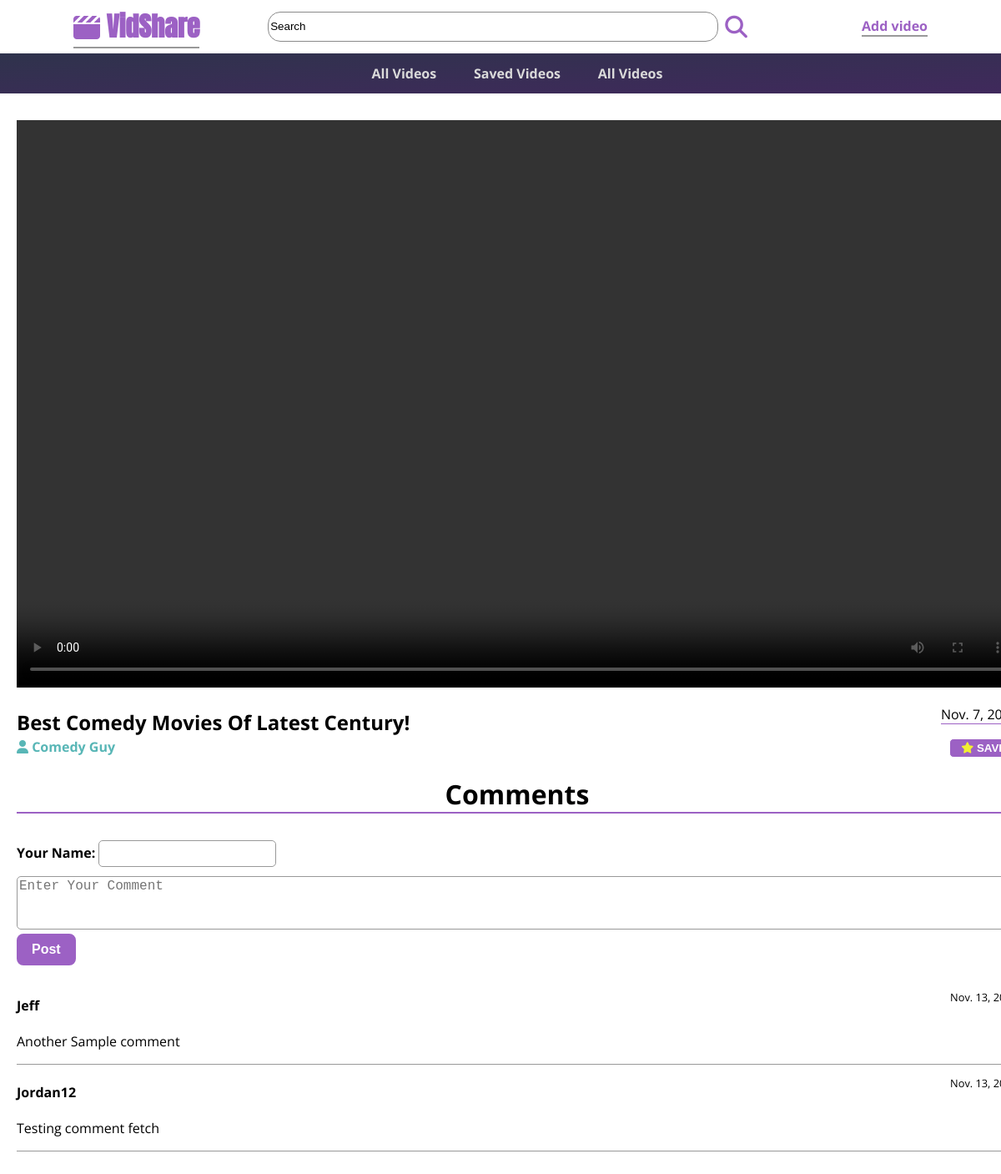
Screenshot of /all-posts/best-comedy-movies-of-latest-century with the database file from the repository.
### vidshare/models.py (models this page shows, shortened)
class Video(models.Model):
    video = models.FileField(upload_to='videos_uploaded',null=True,
validators=[FileExtensionValidator(allowed_extensions=['MOV','avi','mp4','webm','mkv'])])
    thumbnail = models.FileField(upload_to='thumbnails-uploads', null=True, validators=[FileExtensionValidator(allowed_extensions=['jpg', 'png', 'jpeg'])])
    date = models.DateField(auto_now_add=True)
    title = models.CharField(max_length=200)
    slug = models.SlugField(unique=True, db_index=True)
    author = models.ForeignKey(Author, on_delete=models.CASCADE, null=True, related_name='videos')
    category = models.ManyToManyField(Category, related_name='videos')

class Author(models.Model):
    first_name = models.CharField(max_length=100)
    last_name = models.CharField(max_length=100)
    email = models.EmailField()
    slug = models.SlugField(unique=True, db_index=True, null=True)
    category = models.ManyToManyField(Category, null=True)
    def __str__(self):
        return f"{self.first_name} {self.last_name}"

class Comment(models.Model):
    username = models.CharField(max_length=55)
    text = models.TextField(max_length=400)
    date = models.DateField(auto_now_add=True)
    video = models.ForeignKey(Video, on_delete=models.CASCADE, related_name="comments")

### vidshare/views.py (the view, shortened to what this page needs)
# urls.py: path('all-posts/<slug:slug>', views.DetailView.as_view(), name="detail-page"),
class DetailView(View):
    def get(self, request, slug):
        video = Video.objects.get(slug=slug)
        stored_videos = request.session.get("saved_videos")
        viewed_videos = request.session.get("viewed_videos")
        if viewed_videos is None or len(viewed_videos) < 1:
            viewed_videos = []
        context = {
            "main_video": video,
            "comment_form": CommentForm(),
            "comments": Comment.objects.all().filter(video__slug=slug).order_by("-id")
        }
        if slug not in viewed_videos:
            viewed_videos.append(slug)
            request.session["viewed_videos"] = viewed_videos
            context["viewed"] = False
        else:
            context["viewed"] = True
        if stored_videos is not None:
            context["is_stored"] = slug in stored_videos
        else:
            context["is_stored"] = False
        for category in video.category.all():
            context["recommended"] = Video.objects.all().filter(category__option=category).exclude(slug=slug)
        return render(request, 'vidshare/detail-page.html', context)

### vidshare/forms.py
class CommentForm(ModelForm):
    class Meta:
        model = Comment
        fields = ['username', 'text']
        labels = {
            "username": "Your Name",
            "text": "",
        }
        widgets = {
            'text': Textarea(attrs={'placeholder': 'Enter Your Comment'}),
        }

### vidshare/models.py (called while the page is built)
    def __str__(self):
        return self.option

### vidshare/templates/vidshare/detail-page.html (shortened to what this page needs)
{% extends 'base.html' %}
{% load static %}
{% block css_files %}
<link rel="stylesheet" href="{% static 'vidshare/page-detail.css' %}">
<link rel="stylesheet" href="{% static 'vidshare/video-include.css' %}">
<link rel="stylesheet" href="https://cdnjs.cloudflare.com/ajax/libs/font-awesome/6.2.0/css/all.min.css" />
{% endblock css_files %}
{% block content %}
<div class="video-block">
    <div class="main-video-block">
        <video class='vjs-matrix video-js main_video'
            width="1200"
            height="680"
            controls
            data-setup='={"playbackRates": [0.5, 1, 1.5, 2], "fluid": true'
            >
            <source src="/media/{{ main_video.video }}" type='video/mp4'>
        </video>
        <div class="main_description">
            <div class="title-date">
                <h2>{{ main_video.title }}</h2>
                <p>{{ main_video.date }}</p>
            </div>
            <div class="secondary">
                <h4><a href="{% url 'author-page' main_video.author.slug %}"><i class="fa-solid fa-user"></i>  {{ main_video.author }}</a></h4>
                <div class="buttons">
                    <div id="save-button">
                        <form action="{% url 'saved-videos' %}" method="POST">
                            <button>
                                {% if is_stored %}
                                    <i class="fa-solid fa-xmark cancel"></i> UNSAVE
                                {% else %}
                                    <i class="fa-solid fa-star save"></i> SAVE
                                {% endif %}
                            </button>
                        </form>
                    </div>
                </div>
            </div>
            <div class="comment-block">
                <div class="comment-title">
                    <h1>Comments</h1>
                </div>
                <div class="comment-form">
                    <form action="{% url 'detail-page' main_video.slug %}" method="POST">
                        {% for form_field in comment_form %}
                            <div class="input-control {% if form_field.errors %}error-issue{% endif %}">
                                {{ form_field.label_tag }}
                                {{ form_field }}
                            </div>
                        {% endfor %}
                        <button>Post</button>
                    </form>
                </div>
                <div class="comments-display">
                    {% for comment in comments %}
                        <div class="comment-control">
                            <div class="comment-upper">
                                <h4>{{ comment.username }}</h4>
                                <p>{{ comment.date }}</p>
                            </div>
                            <p class="comment-value">{{ comment.text }}</p>
                        </div>
                    {% endfor %}
                </div>
            </div>
        </div>
    </div>
</div>
{% endblock content %}

### static/app.css (style rules this page uses)
* { box-sizing: border-box; }
html { font-family: "Open Sans", "Lato", sans-serif; }
body { margin: 0; }
form { position: relative; }

### vidshare/static/vidshare/page-detail.css (style rules this page uses)
.video-block { display: flex; }
.video-block .main_video { margin-top: 2rem; }
.video-block .main_description .title-date { display: flex; justify-content: space-between; width: 1200px; margin-bottom: 0rem; }
.video-block .main_description .title-date h2 { margin-bottom: 0; }
.video-block .main_description .title-date p { border-bottom: 1px solid #9c61c4; }
.video-block .main_description .secondary a { text-decoration: none; color: rgb(88, 182, 182); }
.video-block .main_description .secondary h4 { margin: 0; }
.video-block .main_description .secondary { display: flex; justify-content: space-between; }
.video-block .main_description .secondary .buttons { display: flex; flex-direction: row; }
.video-block .main_description .secondary .buttons #save-button button { color: rgb(255, 255, 255); background-color: #9c61c4; border: 1px solid #fff; padding: 0.2rem 0.8rem; border-radius: 5px; font-weight: bold; }
.video-block .main_description .secondary .buttons .save { color: #f1ee30 }
.comment-form { margin-bottom: 1rem; width: 100%; }
.comment-form label { font-weight: bold; }
.comment-form input, textarea { border: 1px solid #999; border-radius: 5px; height: 2rem; margin-bottom: 0.7rem; font-size: 1rem; }
.comment-form textarea { width: 100%; height: 4rem; margin-bottom: 0; }
.comment-form button { border: 2px solid #9c61c4; border-radius: 8px; background-color: #9c61c4; color: white; padding: 0.5rem 1rem; font-weight: bold; font-size: 1rem; }
.comment-block h1 { text-align: center; border-bottom: 2PX solid #9c61c4; margin-bottom: 2rem; }
.comments-display { max-width: 1200px; }
.comment-control { border-bottom: 1px solid #999; }
.comment-control .comment-upper { display: flex; justify-content: space-between; }
.comment-control .comment-upper p { font-size: 0.8rem; }
.comment-control .comment-value { font-size: 1rem; margin-top: 0; }

### rows the page displays
Video: title "Best Comedy Movies Of Latest Century!", date "Nov. 7,…", author "Comedy Guy"
Comment: username "Jeff", date "Nov. 13,…", text "Another Sample comment"
Comment: username "Jordan12", date "Nov. 13,…", text "Testing comment fetch"
